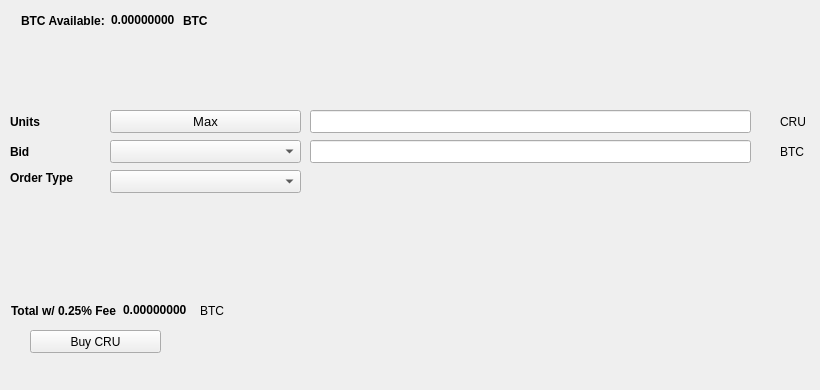
   <widget class="QWidget" name="BuyTab">
    <attribute name="title">
     <string>Buy</string>
    </attribute>
    <widget class="QPushButton" name="BuyCRU">
     <property name="geometry">
      <rect>
       <x>30</x>
       <y>330</y>
       <width>131</width>
       <height>23</height>
      </rect>
     </property>
     <property name="text">
      <string>Buy CRU</string>
     </property>
     <property name="icon">
      <iconset resource="../curium.qrc">
       <normaloff>:/icons/bitcoin</normaloff>:/icons/bitcoin</iconset>
     </property>
    </widget>
    <widget class="QLabel" name="label_3">
     <property name="geometry">
      <rect>
       <x>10</x>
       <y>110</y>
       <width>46</width>
       <height>23</height>
      </rect>
     </property>
     <property name="font">
      <font>
       <weight>75</weight>
       <bold>true</bold>
      </font>
     </property>
     <property name="text">
      <string>Units</string>
     </property>
    </widget>
    <widget class="QLineEdit" name="UnitsInput">
     <property name="geometry">
      <rect>
       <x>310</x>
       <y>110</y>
       <width>441</width>
       <height>23</height>
      </rect>
     </property>
     <property name="font">
      <font>
       <pointsize>9</pointsize>
       <weight>75</weight>
       <bold>true</bold>
      </font>
     </property>
    </widget>
    <widget class="QLineEdit" name="BuyBidPriceEdit">
     <property name="geometry">
      <rect>
       <x>310</x>
       <y>140</y>
       <width>441</width>
       <height>23</height>
      </rect>
     </property>
     <property name="font">
      <font>
       <pointsize>9</pointsize>
       <weight>75</weight>
       <bold>true</bold>
      </font>
     </property>
    </widget>
    <widget class="QLabel" name="label_4">
     <property name="geometry">
      <rect>
       <x>780</x>
       <y>110</y>
       <width>31</width>
       <height>23</height>
      </rect>
     </property>
     <property name="text">
      <string>CRU</string>
     </property>
    </widget>
    <widget class="QLabel" name="label_5">
     <property name="geometry">
      <rect>
       <x>780</x>
       <y>140</y>
       <width>31</width>
       <height>23</height>
      </rect>
     </property>
     <property name="text">
      <string>BTC</string>
     </property>
    </widget>
    <widget class="QLabel" name="label_6">
     <property name="geometry">
      <rect>
       <x>10</x>
       <y>140</y>
       <width>46</width>
       <height>23</height>
      </rect>
     </property>
     <property name="font">
      <font>
       <weight>75</weight>
       <bold>true</bold>
      </font>
     </property>
     <property name="text">
      <string>Bid</string>
     </property>
    </widget>
    <widget class="QLabel" name="label_7">
     <property name="geometry">
      <rect>
       <x>10</x>
       <y>170</y>
       <width>91</width>
       <height>16</height>
      </rect>
     </property>
     <property name="font">
      <font>
       <weight>75</weight>
       <bold>true</bold>
      </font>
     </property>
     <property name="text">
      <string>Order Type</string>
     </property>
    </widget>
    <widget class="QPushButton" name="Buy_Max_Amount">
     <property name="geometry">
      <rect>
       <x>110</x>
       <y>110</y>
       <width>191</width>
       <height>23</height>
      </rect>
     </property>
     <property name="font">
      <font>
       <pointsize>10</pointsize>
      </font>
     </property>
     <property name="text">
      <string>Max</string>
     </property>
    </widget>
    <widget class="QComboBox" name="BuyBidcomboBox">
     <property name="geometry">
      <rect>
       <x>110</x>
       <y>140</y>
       <width>191</width>
       <height>23</height>
      </rect>
     </property>
     <property name="font">
      <font>
       <pointsize>10</pointsize>
      </font>
     </property>
    </widget>
    <widget class="QComboBox" name="buyOrdertypeCombo">
     <property name="geometry">
      <rect>
       <x>110</x>
       <y>170</y>
       <width>191</width>
       <height>23</height>
      </rect>
     </property>
     <property name="font">
      <font>
       <pointsize>10</pointsize>
      </font>
     </property>
    </widget>
    <widget class="QWidget" name="layoutWidget1">
     <property name="geometry">
      <rect>
       <x>21</x>
       <y>11</y>
       <width>227</width>
       <height>19</height>
      </rect>
     </property>
     <layout class="QHBoxLayout" name="horizontalLayout_3">
      <item>
       <widget class="QLabel" name="label232">
        <property name="font">
         <font>
          <weight>75</weight>
          <bold>true</bold>
         </font>
        </property>
        <property name="text">
         <string>BTC Available:</string>
        </property>
       </widget>
      </item>
      <item>
       <widget class="QLabel" name="BtcAvailableLbl">
        <property name="palette">
         <palette>
          <active>
           <colorrole role="WindowText">
            <brush brushstyle="SolidPattern">
             <color alpha="255">
              <red>0</red>
              <green>0</green>
              <blue>0</blue>
             </color>
            </brush>
           </colorrole>
           <colorrole role="Button">
            <brush brushstyle="SolidPattern">
             <color alpha="255">
              <red>0</red>
              <green>170</green>
              <blue>0</blue>
             </color>
            </brush>
           </colorrole>
           <colorrole role="Light">
            <brush brushstyle="SolidPattern">
             <color alpha="255">
              <red>0</red>
              <green>255</green>
              <blue>0</blue>
             </color>
            </brush>
           </colorrole>
           <colorrole role="Midlight">
            <brush brushstyle="SolidPattern">
             <color alpha="255">
              <red>0</red>
              <green>212</green>
              <blue>0</blue>
             </color>
            </brush>
           </colorrole>
           <colorrole role="Dark">
            <brush brushstyle="SolidPattern">
             <color alpha="255">
              <red>0</red>
              <green>85</green>
              <blue>0</blue>
             </color>
            </brush>
           </colorrole>
           <colorrole role="Mid">
            <brush brushstyle="SolidPattern">
             <color alpha="255">
              <red>0</red>
              <green>113</green>
              <blue>0</blue>
             </color>
            </brush>
           </colorrole>
           <colorrole role="Text">
            <brush brushstyle="SolidPattern">
             <color alpha="255">
              <red>0</red>
              <green>170</green>
              <blue>0</blue>
             </color>
            </brush>
           </colorrole>
           <colorrole role="BrightText">
            <brush brushstyle="SolidPattern">
             <color alpha="255">
              <red>255</red>
              <green>255</green>
              <blue>255</blue>
             </color>
            </brush>
           </colorrole>
           <colorrole role="ButtonText">
            <brush brushstyle="SolidPattern">
             <color alpha="255">
              <red>0</red>
              <green>0</green>
              <blue>0</blue>
             </color>
            </brush>
           </colorrole>
           <colorrole role="Base">
            <brush brushstyle="SolidPattern">
             <color alpha="255">
              <red>255</red>
              <green>255</green>
              <blue>255</blue>
             </color>
            </brush>
           </colorrole>
           <colorrole role="Window">
            <brush brushstyle="SolidPattern">
             <color alpha="255">
              <red>0</red>
              <green>170</green>
              <blue>0</blue>
             </color>
            </brush>
           </colorrole>
           <colorrole role="Shadow">
            <brush brushstyle="SolidPattern">
             <color alpha="255">
              <red>0</red>
              <green>0</green>
              <blue>0</blue>
             </color>
            </brush>
           </colorrole>
           <colorrole role="AlternateBase">
            <brush brushstyle="SolidPattern">
             <color alpha="255">
              <red>127</red>
              <green>212</green>
              <blue>127</blue>
             </color>
            </brush>
           </colorrole>
           <colorrole role="ToolTipBase">
            <brush brushstyle="SolidPattern">
             <color alpha="255">
              <red>255</red>
              <green>255</green>
              <blue>220</blue>
             </color>
            </brush>
           </colorrole>
           <colorrole role="ToolTipText">
            <brush brushstyle="SolidPattern">
             <color alpha="255">
              <red>0</red>
              <green>0</green>
              <blue>0</blue>
             </color>
            </brush>
           </colorrole>
          </active>
          <inactive>
           <colorrole role="WindowText">
            <brush brushstyle="SolidPattern">
             <color alpha="255">
              <red>0</red>
              <green>0</green>
              <blue>0</blue>
             </color>
            </brush>
           </colorrole>
           <colorrole role="Button">
            <brush brushstyle="SolidPattern">
             <color alpha="255">
              <red>0</red>
              <green>170</green>
              <blue>0</blue>
             </color>
            </brush>
           </colorrole>
           <colorrole role="Light">
            <brush brushstyle="SolidPattern">
             <color alpha="255">
              <red>0</red>
              <green>255</green>
              <blue>0</blue>
             </color>
            </brush>
           </colorrole>
           <colorrole role="Midlight">
            <brush brushstyle="SolidPattern">
             <color alpha="255">
              <red>0</red>
              <green>212</green>
              <blue>0</blue>
             </color>
            </brush>
           </colorrole>
           <colorrole role="Dark">
            <brush brushstyle="SolidPattern">
             <color alpha="255">
              <red>0</red>
              <green>85</green>
              <blue>0</blue>
             </color>
            </brush>
           </colorrole>
           <colorrole role="Mid">
            <brush brushstyle="SolidPattern">
             <color alpha="255">
              <red>0</red>
              <green>113</green>
              <blue>0</blue>
             </color>
            </brush>
           </colorrole>
           <colorrole role="Text">
            <brush brushstyle="SolidPattern">
             <color alpha="255">
              <red>0</red>
              <green>170</green>
              <blue>0</blue>
             </color>
            </brush>
           </colorrole>
           <colorrole role="BrightText">
            <brush brushstyle="SolidPattern">
             <color alpha="255">
              <red>255</red>
              <green>255</green>
              <blue>255</blue>
             </color>
            </brush>
           </colorrole>
           <colorrole role="ButtonText">
            <brush brushstyle="SolidPattern">
             <color alpha="255">
              <red>0</red>
              <green>0</green>
              <blue>0</blue>
             </color>
            </brush>
           </colorrole>
           <colorrole role="Base">
            <brush brushstyle="SolidPattern">
             <color alpha="255">
              <red>255</red>
              <green>255</green>
              <blue>255</blue>
             </color>
            </brush>
           </colorrole>
           <colorrole role="Window">
            <brush brushstyle="SolidPattern">
             <color alpha="255">
              <red>0</red>
              <green>170</green>
              <blue>0</blue>
             </color>
            </brush>
           </colorrole>
           <colorrole role="Shadow">
            <brush brushstyle="SolidPattern">
             <color alpha="255">
              <red>0</red>
              <green>0</green>
              <blue>0</blue>
             </color>
            </brush>
           </colorrole>
           <colorrole role="AlternateBase">
            <brush brushstyle="SolidPattern">
             <color alpha="255">
              <red>127</red>
              <green>212</green>
              <blue>127</blue>
             </color>
            </brush>
           </colorrole>
           <colorrole role="ToolTipBase">
            <brush brushstyle="SolidPattern">
             <color alpha="255">
              <red>255</red>
              <green>255</green>
              <blue>220</blue>
             </color>
            </brush>
           </colorrole>
           <colorrole role="ToolTipText">
            <brush brushstyle="SolidPattern">
             <color alpha="255">
              <red>0</red>
              <green>0</green>
              <blue>0</blue>
             </color>
            </brush>
           </colorrole>
          </inactive>
          <disabled>
           <colorrole role="WindowText">
            <brush brushstyle="SolidPattern">
             <color alpha="255">
              <red>0</red>
              <green>85</green>
              <blue>0</blue>
             </color>
            </brush>
           </colorrole>
           <colorrole role="Button">
            <brush brushstyle="SolidPattern">
             <color alpha="255">
              <red>0</red>
              <green>170</green>
              <blue>0</blue>
             </color>
            </brush>
           </colorrole>
           <colorrole role="Light">
            <brush brushstyle="SolidPattern">
             <color alpha="255">
              <red>0</red>
              <green>255</green>
              <blue>0</blue>
             </color>
            </brush>
           </colorrole>
           <colorrole role="Midlight">
            <brush brushstyle="SolidPattern">
             <color alpha="255">
              <red>0</red>
              <green>212</green>
              <blue>0</blue>
             </color>
            </brush>
           </colorrole>
           <colorrole role="Dark">
            <brush brushstyle="SolidPattern">
             <color alpha="255">
              <red>0</red>
              <green>85</green>
              <blue>0</blue>
             </color>
            </brush>
           </colorrole>
           <colorrole role="Mid">
            <brush brushstyle="SolidPattern">
             <color alpha="255">
              <red>0</red>
              <green>113</green>
              <blue>0</blue>
             </color>
            </brush>
           </colorrole>
           <colorrole role="Text">
            <brush brushstyle="SolidPattern">
             <color alpha="255">
              <red>0</red>
              <green>85</green>
              <blue>0</blue>
             </color>
            </brush>
           </colorrole>
           <colorrole role="BrightText">
            <brush brushstyle="SolidPattern">
             <color alpha="255">
              <red>255</red>
              <green>255</green>
              <blue>255</blue>
             </color>
            </brush>
           </colorrole>
           <colorrole role="ButtonText">
            <brush brushstyle="SolidPattern">
             <color alpha="255">
              <red>0</red>
              <green>85</green>
              <blue>0</blue>
             </color>
            </brush>
           </colorrole>
           <colorrole role="Base">
            <brush brushstyle="SolidPattern">
             <color alpha="255">
              <red>0</red>
              <green>170</green>
              <blue>0</blue>
             </color>
            </brush>
           </colorrole>
           <colorrole role="Window">
            <brush brushstyle="SolidPattern">
             <color alpha="255">
              <red>0</red>
              <green>170</green>
              <blue>0</blue>
             </color>
            </brush>
           </colorrole>
           <colorrole role="Shadow">
            <brush brushstyle="SolidPattern">
             <color alpha="255">
              <red>0</red>
              <green>0</green>
              <blue>0</blue>
             </color>
            </brush>
           </colorrole>
           <colorrole role="AlternateBase">
            <brush brushstyle="SolidPattern">
             <color alpha="255">
              <red>0</red>
              <green>170</green>
              <blue>0</blue>
             </color>
            </brush>
           </colorrole>
           <colorrole role="ToolTipBase">
            <brush brushstyle="SolidPattern">
             <color alpha="255">
              <red>255</red>
              <green>255</green>
              <blue>220</blue>
             </color>
            </brush>
           </colorrole>
           <colorrole role="ToolTipText">
            <brush brushstyle="SolidPattern">
             <color alpha="255">
              <red>0</red>
              <green>0</green>
              <blue>0</blue>
             </color>
            </brush>
           </colorrole>
          </disabled>
         </palette>
        </property>
        <property name="font">
         <font>
          <weight>75</weight>
          <bold>true</bold>
         </font>
        </property>
        <property name="text">
         <string>0.00000000</string>
        </property>
        <property name="textInteractionFlags">
         <set>Qt::LinksAccessibleByMouse|Qt::TextSelectableByKeyboard|Qt::TextSelectableByMouse</set>
        </property>
       </widget>
      </item>
      <item>
       <widget class="QLabel" name="BtcAvailableLbl_2">
        <property name="font">
         <font>
          <weight>75</weight>
          <bold>true</bold>
         </font>
        </property>
        <property name="text">
         <string>BTC</string>
        </property>
       </widget>
      </item>
     </layout>
    </widget>
    <widget class="QWidget" name="layoutWidge2">
     <property name="geometry">
      <rect>
       <x>11</x>
       <y>301</y>
       <width>259</width>
       <height>19</height>
      </rect>
     </property>
     <layout class="QHBoxLayout" name="horizontalLayout_4">
      <item>
       <widget class="QLabel" name="label_9">
        <property name="font">
         <font>
          <weight>75</weight>
          <bold>true</bold>
         </font>
        </property>
        <property name="text">
         <string>Total w/ 0.25% Fee</string>
        </property>
       </widget>
      </item>
      <item>
       <widget class="QLabel" name="BuyCostLabel">
        <property name="palette">
         <palette>
          <active>
           <colorrole role="WindowText">
            <brush brushstyle="SolidPattern">
             <color alpha="255">
              <red>0</red>
              <green>0</green>
              <blue>0</blue>
             </color>
            </brush>
           </colorrole>
           <colorrole role="Button">
            <brush brushstyle="SolidPattern">
             <color alpha="255">
              <red>0</red>
              <green>170</green>
              <blue>0</blue>
             </color>
            </brush>
           </colorrole>
           <colorrole role="Light">
            <brush brushstyle="SolidPattern">
             <color alpha="255">
              <red>0</red>
              <green>255</green>
              <blue>0</blue>
             </color>
            </brush>
           </colorrole>
           <colorrole role="Midlight">
            <brush brushstyle="SolidPattern">
             <color alpha="255">
              <red>0</red>
              <green>212</green>
              <blue>0</blue>
             </color>
            </brush>
           </colorrole>
           <colorrole role="Dark">
            <brush brushstyle="SolidPattern">
             <color alpha="255">
              <red>0</red>
              <green>85</green>
              <blue>0</blue>
             </color>
            </brush>
           </colorrole>
           <colorrole role="Mid">
            <brush brushstyle="SolidPattern">
             <color alpha="255">
              <red>0</red>
              <green>113</green>
              <blue>0</blue>
             </color>
            </brush>
           </colorrole>
           <colorrole role="Text">
            <brush brushstyle="SolidPattern">
             <color alpha="255">
              <red>0</red>
              <green>170</green>
              <blue>0</blue>
             </color>
            </brush>
           </colorrole>
           <colorrole role="BrightText">
            <brush brushstyle="SolidPattern">
             <color alpha="255">
              <red>255</red>
              <green>255</green>
              <blue>255</blue>
             </color>
            </brush>
           </colorrole>
           <colorrole role="ButtonText">
            <brush brushstyle="SolidPattern">
             <color alpha="255">
              <red>0</red>
              <green>0</green>
              <blue>0</blue>
             </color>
            </brush>
           </colorrole>
           <colorrole role="Base">
            <brush brushstyle="SolidPattern">
             <color alpha="255">
              <red>255</red>
              <green>255</green>
              <blue>255</blue>
             </color>
            </brush>
           </colorrole>
           <colorrole role="Window">
            <brush brushstyle="SolidPattern">
             <color alpha="255">
              <red>0</red>
              <green>170</green>
              <blue>0</blue>
             </color>
            </brush>
           </colorrole>
           <colorrole role="Shadow">
            <brush brushstyle="SolidPattern">
             <color alpha="255">
              <red>0</red>
              <green>0</green>
              <blue>0</blue>
             </color>
            </brush>
           </colorrole>
           <colorrole role="AlternateBase">
            <brush brushstyle="SolidPattern">
             <color alpha="255">
              <red>127</red>
              <green>212</green>
              <blue>127</blue>
             </color>
            </brush>
           </colorrole>
           <colorrole role="ToolTipBase">
            <brush brushstyle="SolidPattern">
             <color alpha="255">
              <red>255</red>
              <green>255</green>
              <blue>220</blue>
             </color>
            </brush>
           </colorrole>
           <colorrole role="ToolTipText">
            <brush brushstyle="SolidPattern">
             <color alpha="255">
              <red>0</red>
              <green>0</green>
              <blue>0</blue>
             </color>
            </brush>
           </colorrole>
          </active>
          <inactive>
           <colorrole role="WindowText">
            <brush brushstyle="SolidPattern">
             <color alpha="255">
              <red>0</red>
              <green>0</green>
              <blue>0</blue>
             </color>
            </brush>
           </colorrole>
           <colorrole role="Button">
            <brush brushstyle="SolidPattern">
             <color alpha="255">
              <red>0</red>
              <green>170</green>
              <blue>0</blue>
             </color>
            </brush>
           </colorrole>
           <colorrole role="Light">
            <brush brushstyle="SolidPattern">
             <color alpha="255">
              <red>0</red>
              <green>255</green>
              <blue>0</blue>
             </color>
            </brush>
           </colorrole>
           <colorrole role="Midlight">
            <brush brushstyle="SolidPattern">
             <color alpha="255">
              <red>0</red>
              <green>212</green>
              <blue>0</blue>
             </color>
            </brush>
           </colorrole>
           <colorrole role="Dark">
            <brush brushstyle="SolidPattern">
             <color alpha="255">
              <red>0</red>
              <green>85</green>
              <blue>0</blue>
             </color>
            </brush>
           </colorrole>
           <colorrole role="Mid">
            <brush brushstyle="SolidPattern">
             <color alpha="255">
              <red>0</red>
              <green>113</green>
              <blue>0</blue>
             </color>
            </brush>
           </colorrole>
           <colorrole role="Text">
            <brush brushstyle="SolidPattern">
             <color alpha="255">
              <red>0</red>
              <green>170</green>
              <blue>0</blue>
             </color>
            </brush>
           </colorrole>
           <colorrole role="BrightText">
            <brush brushstyle="SolidPattern">
             <color alpha="255">
              <red>255</red>
              <green>255</green>
              <blue>255</blue>
             </color>
            </brush>
           </colorrole>
           <colorrole role="ButtonText">
            <brush brushstyle="SolidPattern">
             <color alpha="255">
              <red>0</red>
              <green>0</green>
              <blue>0</blue>
             </color>
            </brush>
           </colorrole>
           <colorrole role="Base">
            <brush brushstyle="SolidPattern">
             <color alpha="255">
              <red>255</red>
              <green>255</green>
              <blue>255</blue>
             </color>
            </brush>
           </colorrole>
           <colorrole role="Window">
            <brush brushstyle="SolidPattern">
             <color alpha="255">
              <red>0</red>
              <green>170</green>
              <blue>0</blue>
             </color>
            </brush>
           </colorrole>
           <colorrole role="Shadow">
            <brush brushstyle="SolidPattern">
             <color alpha="255">
              <red>0</red>
              <green>0</green>
              <blue>0</blue>
             </color>
            </brush>
           </colorrole>
           <colorrole role="AlternateBase">
            <brush brushstyle="SolidPattern">
             <color alpha="255">
              <red>127</red>
              <green>212</green>
              <blue>127</blue>
             </color>
            </brush>
           </colorrole>
           <colorrole role="ToolTipBase">
            <brush brushstyle="SolidPattern">
             <color alpha="255">
              <red>255</red>
              <green>255</green>
              <blue>220</blue>
             </color>
            </brush>
           </colorrole>
           <colorrole role="ToolTipText">
            <brush brushstyle="SolidPattern">
             <color alpha="255">
              <red>0</red>
              <green>0</green>
              <blue>0</blue>
             </color>
            </brush>
           </colorrole>
          </inactive>
          <disabled>
           <colorrole role="WindowText">
            <brush brushstyle="SolidPattern">
             <color alpha="255">
              <red>0</red>
              <green>85</green>
              <blue>0</blue>
             </color>
            </brush>
           </colorrole>
           <colorrole role="Button">
            <brush brushstyle="SolidPattern">
             <color alpha="255">
              <red>0</red>
              <green>170</green>
              <blue>0</blue>
             </color>
            </brush>
           </colorrole>
           <colorrole role="Light">
            <brush brushstyle="SolidPattern">
             <color alpha="255">
              <red>0</red>
              <green>255</green>
              <blue>0</blue>
             </color>
            </brush>
           </colorrole>
           <colorrole role="Midlight">
            <brush brushstyle="SolidPattern">
             <color alpha="255">
              <red>0</red>
              <green>212</green>
              <blue>0</blue>
             </color>
            </brush>
           </colorrole>
           <colorrole role="Dark">
            <brush brushstyle="SolidPattern">
             <color alpha="255">
              <red>0</red>
              <green>85</green>
              <blue>0</blue>
             </color>
            </brush>
           </colorrole>
           <colorrole role="Mid">
            <brush brushstyle="SolidPattern">
             <color alpha="255">
              <red>0</red>
              <green>113</green>
              <blue>0</blue>
             </color>
            </brush>
           </colorrole>
           <colorrole role="Text">
            <brush brushstyle="SolidPattern">
             <color alpha="255">
              <red>0</red>
              <green>85</green>
              <blue>0</blue>
             </color>
            </brush>
           </colorrole>
           <colorrole role="BrightText">
            <brush brushstyle="SolidPattern">
             <color alpha="255">
              <red>255</red>
              <green>255</green>
              <blue>255</blue>
             </color>
            </brush>
           </colorrole>
           <colorrole role="ButtonText">
            <brush brushstyle="SolidPattern">
             <color alpha="255">
              <red>0</red>
              <green>85</green>
              <blue>0</blue>
             </color>
            </brush>
           </colorrole>
           <colorrole role="Base">
            <brush brushstyle="SolidPattern">
             <color alpha="255">
              <red>0</red>
              <green>170</green>
              <blue>0</blue>
             </color>
            </brush>
           </colorrole>
           <colorrole role="Window">
            <brush brushstyle="SolidPattern">
             <color alpha="255">
              <red>0</red>
              <green>170</green>
              <blue>0</blue>
             </color>
            </brush>
           </colorrole>
           <colorrole role="Shadow">
            <brush brushstyle="SolidPattern">
             <color alpha="255">
              <red>0</red>
              <green>0</green>
              <blue>0</blue>
             </color>
            </brush>
           </colorrole>
           <colorrole role="AlternateBase">
            <brush brushstyle="SolidPattern">
             <color alpha="255">
              <red>0</red>
              <green>170</green>
              <blue>0</blue>
             </color>
            </brush>
           </colorrole>
           <colorrole role="ToolTipBase">
            <brush brushstyle="SolidPattern">
             <color alpha="255">
              <red>255</red>
              <green>255</green>
              <blue>220</blue>
             </color>
            </brush>
           </colorrole>
           <colorrole role="ToolTipText">
            <brush brushstyle="SolidPattern">
             <color alpha="255">
              <red>0</red>
              <green>0</green>
              <blue>0</blue>
             </color>
            </brush>
           </colorrole>
          </disabled>
         </palette>
        </property>
        <property name="font">
         <font>
          <weight>75</weight>
          <bold>true</bold>
         </font>
        </property>
        <property name="autoFillBackground">
         <bool>false</bool>
        </property>
        <property name="text">
         <string>0.00000000</string>
        </property>
        <property name="textInteractionFlags">
         <set>Qt::LinksAccessibleByMouse|Qt::TextSelectableByMouse</set>
        </property>
       </widget>
      </item>
      <item>
       <widget class="QLabel" name="label_10">
        <property name="font">
         <font>
          <weight>50</weight>
          <bold>false</bold>
         </font>
        </property>
        <property name="text">
         <string>BTC</string>
        </property>
       </widget>
      </item>
     </layout>
    </widget>
    <widget class="QLabel" name="label_24">
     <property name="geometry">
      <rect>
       <x>460</x>
       <y>300</y>
       <width>281</width>
       <height>81</height>
      </rect>
     </property>
     <property name="text">
      <string/>
     </property>
     <property name="pixmap">
      <pixmap>:/images/bittrex</pixmap>
     </property>
    </widget>
   </widget>
